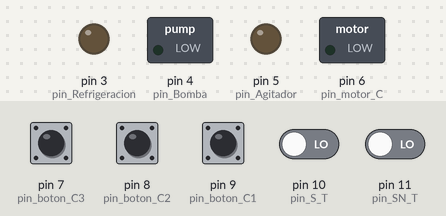
A sketch run on a simulated Arduino Uno, built with avr-gcc and run on an emulated ATmega328P. Shown: switched loads named in the sketch (green lamp = pin HIGH), output pins drawn as LEDs (lit = HIGH). The test bench sets the inputs (shaded band); at power-on: pin 7 (pin_boton_C3), pin 8 (pin_boton_C2), pin 9 (pin_boton_C1), pin 10 (pin_S_T), pin 11 (pin_SN_T) LOW.

Above: at 1.3 s.
1.4 s: pin 11 (pin_SN_T) driven HIGH
At 3.9 s:
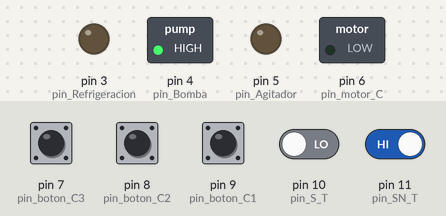
4.4 s: pin 7 (pin_boton_C3) pulled HIGH for 0.3 s
At 5.9 s:
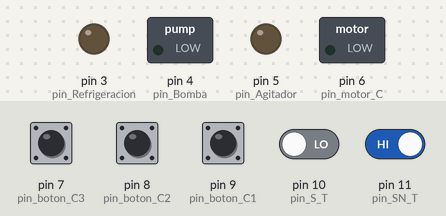
7.7 s: pin 10 (pin_S_T) driven LOW
Timing chart, 0 to 11.7 s (numbered marks = the images above; inputs shaded):
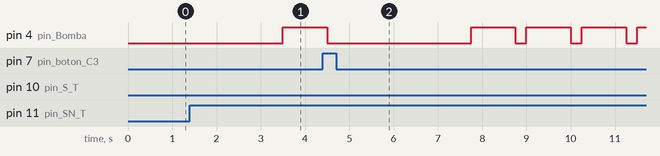

Measured:
- after the input at 1.4 s, pin 4 (pin_Bomba): LOW → HIGH after 2.1 s
- after the input at 4.4 s, pin 4 (pin_Bomba): goes on until 4.5 s, then stays LOW

The sketch:

Galletas_2.ino
```cpp
//ENTRADAS
int pin_SN_C=12;          //Entrada sensor de nivel materia prima C
int pin_SN_T=11;          //Entrada sensor de nivel Tanque
int pin_S_T=10;           //Entrada sensor de Temperatura
int pin_boton_C1 = 9 ;    //Entrada Pulsador C1
int pin_boton_C2 = 8 ;    //Entrada Pulsador C2
int pin_boton_C3 = 7 ;    //Entrada Pulsador C3
//SALIDAS
int pin_motor_C = 6 ;                  //Salida a Motor materia prima C
int pin_Agitador = 5 ;                 //Salida a Motor Agitador
int pin_Bomba = 4 ;                    //Salida a Motor Bomba
int pin_Refrigeracion = 3 ;            //Salida a Refrigeracion
//VARIABLES PARA TIEMPOS DEL MOVIMIENTO
int t1=2000;
int t2=2500;
int t3=3000;
//VARIABLES PARA LECTURA DE BOTONES
int boton_C1=0;
int estado_boton_C1 = 0;
int estadoant_boton_C1 = 0;
int boton_C2=0;
int estado_boton_C2 = 0;
int estadoant_boton_C2 = 0;
int boton_C3=0;
int estado_boton_C3 = 0;
int estadoant_boton_C3 = 0;
//VARIABLES PARA LECTURA DE SENSORES
int SN_C=0;
int estado_SN_C = 0;
int estadoant_SN_C = 0;
int SN_T=0;
int estado_SN_T = 0;
int estadoant_SN_T = 0;
int S_T=0;
int estado_S_T = 0;
int estadoant_S_T = 0;

void setup() {
//ENTRADAS
pinMode(pin_boton_C1,INPUT);
pinMode(pin_boton_C2,INPUT);
pinMode(pin_boton_C3,INPUT);
pinMode(pin_SN_C,INPUT);
pinMode(pin_SN_T,INPUT);
pinMode(pin_S_T,INPUT);
//SALIDAS
pinMode(pin_motor_C, OUTPUT);
pinMode(pin_Agitador,OUTPUT);
pinMode(pin_Bomba,   OUTPUT);
pinMode(pin_Refrigeracion, OUTPUT);
}

void loop() {
//LEEMOS LOS PULSADORES
estado_boton_C1 = digitalRead(pin_boton_C1);
delay(50);
if (estado_boton_C1!=estadoant_boton_C1) {    //Si el boton C1 cambia de estado !
  if (estado_boton_C1==1){
delay(t3);
  }
  else {}
}
estadoant_boton_C1=estado_boton_C1;

estado_boton_C2 = digitalRead(pin_boton_C2);
delay(50);
if (estado_boton_C2!=estadoant_boton_C2) {    //Si el boton C2 cambia de estado !
  if (estado_boton_C2==1){
delay(t3);
  }
  else{}
}
estadoant_boton_C2=estado_boton_C2;

estado_boton_C3 = digitalRead(pin_boton_C3);
delay(50);
if (estado_boton_C3!=estadoant_boton_C3) {    //Si el boton C3 cambia de estado !
  if (estado_boton_C3==1){
delay(t3);
}
  else {}
  }
estadoant_boton_C3=estado_boton_C3;

//LEEMOS LOS SENSORES

estado_SN_T = digitalRead(pin_SN_T);
delay(50);
if (estado_SN_T!=estadoant_SN_T) {    //Si el sensor de nivel A cambia de estado !
  if (estado_SN_T==1){
delay(t1);
  }
  else {}
}
estadoant_SN_T=estado_SN_T;

estado_S_T = digitalRead(pin_S_T);
delay(50);
if (estado_S_T!=estadoant_S_T) {    //Si el sensor de nivel A cambia de estado !
  if (estado_S_T==1){
delay(t1);
  }
  else {}
}
estadoant_S_T=estado_S_T;

//CONDICIONALES DE OPERACION DE ACUERDO A LAS POSIBLES COMBINACIONES SELECCIONADAS

if ((estado_SN_C==HIGH && estado_boton_C1==HIGH) && (estado_boton_C2==LOW && estado_boton_C3==LOW)){
digitalWrite(pin_motor_C, HIGH);
delay(t1);
digitalWrite(pin_motor_C, LOW);
}

if ((estado_SN_C==HIGH && estado_boton_C1==LOW) && (estado_boton_C2==HIGH && estado_boton_C3==LOW)){
digitalWrite(pin_motor_C, HIGH);
delay(t2);
digitalWrite(pin_motor_C, LOW);
}

if ((estado_SN_C==HIGH && estado_boton_C1==LOW) && (estado_boton_C2==LOW && estado_boton_C3==HIGH)){
digitalWrite(pin_motor_C, HIGH);
delay(t3);
digitalWrite(pin_motor_C, LOW);
}

//CONDICIONALES DE OPERACION PARA EL SISTEMA DE AGITACION, REFRIGERACION Y BOMBA

if(estado_SN_T==HIGH && pin_motor_C==LOW){    //Si tenemos nivel en el tanque y el motor C ha terminado de dispensar
digitalWrite(pin_Agitador,HIGH);              //Encendemos el sistema de Agitacion
delay(4000);
digitalWrite(pin_Agitador,LOW);               //Apagamos el sistema de Agitacion
}

if ((estado_SN_T==HIGH && estado_S_T==HIGH) && pin_Agitador==LOW ){   //Si tenemos nivel en el tanque, señal de Temperatura y hemos terminado de agitar
digitalWrite(pin_Refrigeracion, HIGH);        //Encendemos el sistema de Refrigeracion
delay(2000);
digitalWrite(pin_Refrigeracion, LOW);         //Apagamos el sistema de refrigeracion
}

if (estado_SN_T==HIGH && estado_S_T==LOW){
digitalWrite(pin_Bomba, HIGH);      //Encendemos el sistema de Bomba
delay(1000);
digitalWrite(pin_Bomba, LOW);       //Apagamos el sistema de bomba
}


}
```
